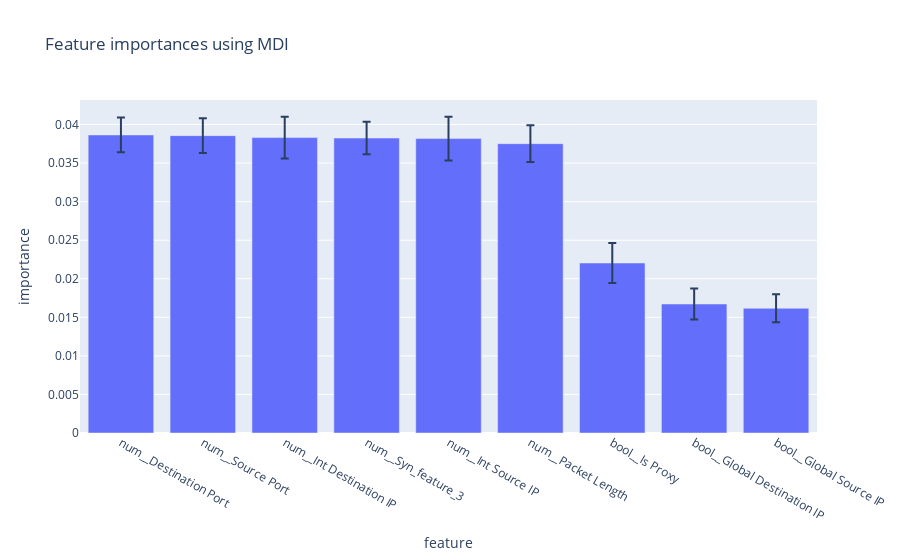

The cell this chart's notebook holds for it:
### Markdown cell above
### Feature Importance

### Code cell
importances = mer_model.named_steps['classifier'].feature_importances_
std = np.std([tree.feature_importances_ for tree in mer_model.named_steps['classifier'].estimators_], axis=0)
feature_names = [f"{x}" for x in mer_model.named_steps["preprocessor"].get_feature_names_out()]
forest_importances = pd.DataFrame({"feature": feature_names, "importance": importances, "std": std}).sort_values("importance", ascending=False)
fig = px.bar(forest_importances[forest_importances["importance"] > 0.01],x="feature",y="importance", error_y="std", title="Feature importances using MDI")
fig.show()

### Figure 1 — Plotly figure (JSON) as saved in the notebook; plotly's stock layout.template omitted (floating-point values rounded to 4 significant figures)
{"data": [{"error_y": {"array": [0.002252, 0.00224, 0.002713, 0.002115, 0.002841, 0.002383, 0.002599, 0.002026, 0.001826]}, "hovertemplate": "feature=%{x}<br>importance=%{y}<extra></extra>", "legendgroup": "", "marker": {"color": "#636efa", "pattern": {"shape": ""}}, "name": "", "orientation": "v", "showlegend": false, "textposition": "auto", "type": "bar", "x": ["num__Destination Port", "num__Source Port", "num__Int Destination IP", "num__Syn_feature_3", "num__Int Source IP", "num__Packet Length", "bool__Is Proxy", "bool__Global Destination IP", "bool__Global Source IP"], "xaxis": "x", "y": [0.03865, 0.03856, 0.0383, 0.03825, 0.03818, 0.03752, 0.02204, 0.01673, 0.01617], "yaxis": "y"}], "layout": {"barmode": "relative", "legend": {"tracegroupgap": 0}, "title": {"text": "Feature importances using MDI"}, "xaxis": {"anchor": "y", "domain": [0, 1], "title": {"text": "feature"}}, "yaxis": {"anchor": "x", "domain": [0, 1], "title": {"text": "importance"}}}}
